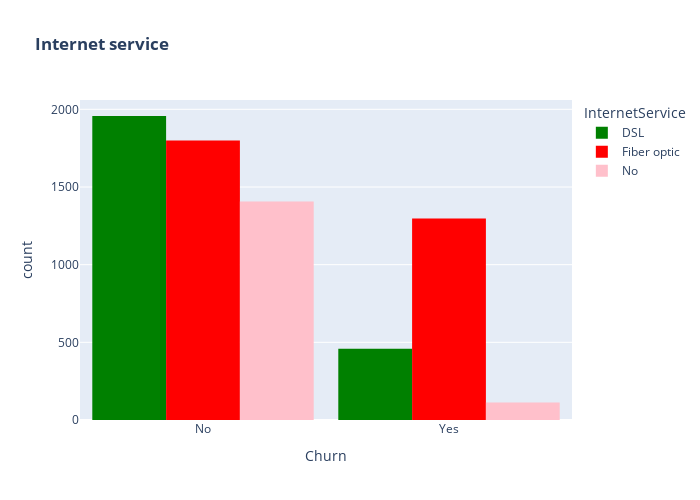

Notebook code cell kept with this figure:
### Code cell
# InternetService feature histogram
fig = px.histogram(df, x="Churn", color="InternetService", barmode="group", 
                   color_discrete_sequence=['green', 'red', 'pink'], # define your colors here
                   title="<b>Internet service<b>")
fig.update_layout(width=700, height=500, bargap=0.1)
fig.show()

### Figure 1 — Plotly figure (JSON) as saved in the notebook; plotly's stock layout.template omitted (floating-point values rounded to 4 significant figures; data arrays with more than 128 entries replaced by an {"elided": "..."} marker saying what was removed)
{"data": [{"alignmentgroup": "True", "bingroup": "x", "hovertemplate": "InternetService=DSL<br>Churn=%{x}<br>count=%{y}<extra></extra>", "legendgroup": "DSL", "marker": {"color": "green", "pattern": {"shape": ""}}, "name": "DSL", "offsetgroup": "DSL", "orientation": "v", "showlegend": true, "type": "histogram", "x": {"elided": "2416 str values"}, "xaxis": "x", "yaxis": "y"}, {"alignmentgroup": "True", "bingroup": "x", "hovertemplate": "InternetService=Fiber optic<br>Churn=%{x}<br>count=%{y}<extra></extra>", "legendgroup": "Fiber optic", "marker": {"color": "red", "pattern": {"shape": ""}}, "name": "Fiber optic", "offsetgroup": "Fiber optic", "orientation": "v", "showlegend": true, "type": "histogram", "x": {"elided": "3096 str values"}, "xaxis": "x", "yaxis": "y"}, {"alignmentgroup": "True", "bingroup": "x", "hovertemplate": "InternetService=No<br>Churn=%{x}<br>count=%{y}<extra></extra>", "legendgroup": "No", "marker": {"color": "pink", "pattern": {"shape": ""}}, "name": "No", "offsetgroup": "No", "orientation": "v", "showlegend": true, "type": "histogram", "x": {"elided": "1520 str values"}, "xaxis": "x", "yaxis": "y"}], "layout": {"bargap": 0.1, "barmode": "group", "height": 500, "legend": {"title": {"text": "InternetService"}, "tracegroupgap": 0}, "title": {"text": "<b>Internet service<b>"}, "width": 700, "xaxis": {"anchor": "y", "domain": [0, 1], "title": {"text": "Churn"}}, "yaxis": {"anchor": "x", "domain": [0, 1], "title": {"text": "count"}}}}
